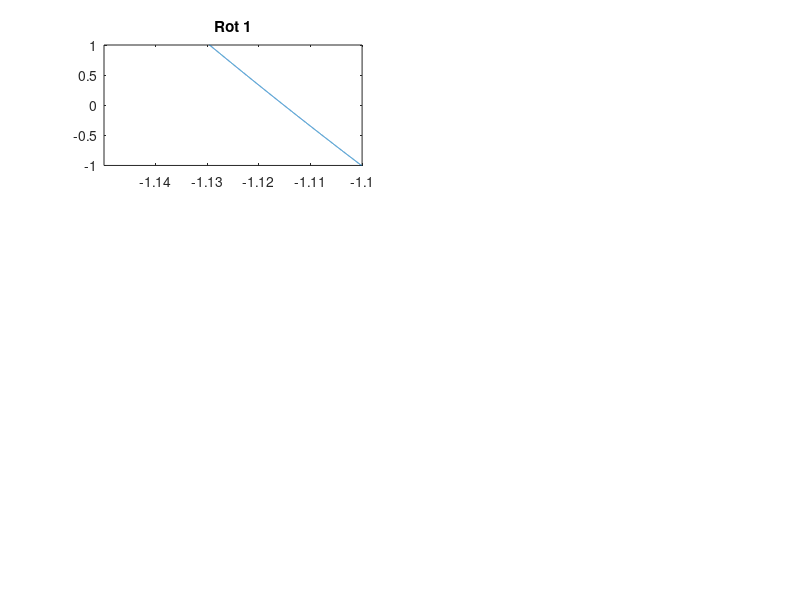

The MATLAB script that drew this image: (Note: this script raises an error after producing the figure.)
%______________Numme Labb 1_________________
% Uppg 1 - Linjärt ekvationssystem

% 1a)

%Vi ska lösa ekvationssystemet Ax=b
%Deffinierar matris A
A=[1 2 3 0;
  0 4 5 6;
  1 1 -1 0;
  1 1 1 1]

b=[7 6 5 4]'

%Definierar x-vektorn
%x=[x1 x2 x3 x4]'

x=A\b

% 1b)
%Beräknar residualvektorn r
r=b-A*x

% 1c)
%residualvektorn blir inte exakt 0 pga att 
%vektordivisionen inte beräknar värdena exakt utan 
%dessa approximeras, och har inte med fullständiga 
%värdet och därmed blir inte b exakt lika med A*x

%% Uppg 2
%% 
%b)
% Initierar ett figurfönster för att presentera plottar.
figure();

% Definierar funktionens definitionsmängd genom att definitera: x mellan -5
% och 7.5 med steglängd 1e-5
x= -5:1e-5:7.5;
x
% Definierar funktionen f(x)
f = @(x) 61*x - ((x.^2 + x + 0.03)./(3*x + 1)).^7 - 20*x.*exp(-x);


% Ger funktionens värdemängd, y är resultatet av x genom funktionen.
% Skapar en vektor av samma längd
y = f(x);

% Skapar 5 subplottar, 4 för rötter och en för funktionen i helhet.
subplot(3, 2, 1);
    plot(x, y);
        title('Rot 1');
        xlim([-1.15, -1.1]);
        ylim([-1, 1]);
        yline(0, 'color' ,'k', 'linestyle', ':', 'LineWidth', 1);

subplot(3, 2, 2);
    plot(x, y);
        title('Rot 2');
        xlim([-0.30, -0.28]);
        ylim([-1, 1]);
        yline(0, 'color' ,'k', 'linestyle', ':', 'LineWidth', 1);

subplot(3, 2, 3);
    plot(x, y);
        title('Rot 3');
        xlim([-0.001, 0.001]);
        ylim([-0.05, 0.05]);
        yline(0, 'color' ,'k', 'linestyle', ':', 'LineWidth', 1);

subplot(3, 2, 4);
    plot(x, y);
        title('Rot 4');
        xlim([6.35, 6.45]);
        ylim([-2, 2]);
        yline(0, 'color' ,'k', 'linestyle', ':', 'LineWidth', 1);

subplot(3, 2, 5:6);
    plot(x, y);
        title('y=f(x)');
        xlim([-3, 7]);
        ylim([-300, 300]);        
        yline(0, 'color' ,'k', 'linestyle', ':', 'LineWidth', 1);


%exportgraphics(gcf,'arrayAntennaMeshMew.png','Resolution',300);


% Från plottarna can rötterna grafiskt lokaliseras i följande:
x1=-1.15;
x2=-0.29;
x3=1e-2;
x4=6.34;


% c) Ta fram en av rötterna med Newtons Metod.

% Derivera funktionen f över x
df_dx= @(x) 61 - 7*((x.^2+x+0.03)./(3*x+1)).^6*( ( (3*x+1)*(2*x+1) - (x.^2+x+0.03)*(3) )./( (3*x+1)^2 ) ) - 20*(exp(-x)-x.*exp(-x));

%Initierar variabler x=input av funktion
% Val av x1,x2,x3,x4
x=x3
t=1
x_forra=1
rel_fel=1

%Iterativ metod med Newton raphson
while abs(rel_fel)>1e-8
    fx=f(x);
    dfx_dx=df_dx(x);

    %Newton Raphsons metod
    g=t;
    t=fx/dfx_dx;
    
    lin=t/g;
    kvad=t/(g^2);
    
    disp([x fx dfx_dx t lin kvad]);
    x_forra=x;
    x=x-t;
    rel_fel=(x-x_forra)/x;
end;

rot_NR=x

% d)
% Kvadratisk konvergens definieras som hastigheten med vilken felet minskar
% det vill säga att en lösningsmetod har kvadratisk konvergens om felet
% minskar kvadratiskt, dvs att felet är proportionellt med kvadraten av det
% föregående felet. Alltså är det mått på hur snabbt metoden närmar sig
% rätt svar.
% 
% lim (n → ∞) |e_(n+1)| / |e_n|^2 = Konstant

% e)



%% Uppg 3 

% Funktion
f = @(x) 61*x - ((x.^2 + x + 0.03)./(3 * x + 1 )).^7 - 20*x.*exp(-x);



disp("Sekantmetoden");
x0=0;
x1=1;

x_n=x1
x_n_prev=x0;

f_n_prev=f(0) %f0

while abs(x_n-x_n_prev)>5e-5;

    f_n=f(x_n)

    t_n=f_n*(x_n-x_n_prev)/(f_n-f_n_prev)
    disp("x f korr konv") 
    disp([x_n_prev f_n_prev])


    disp([x_n f_n t_n]) 
    x_n_prev=x_n;

    f_n_prev=f_n; 
    x_n=x_n-t_n; 

end; 
rot=x_n


%% uppg 4 Interpolation och linjära minsta kvadratmetoden

% Matrisen A ger datum: tid (sekunder)

A = [1 32 60 91 121 152 182 213 244 274 305 335 365; 374 486 633 794 955 1084 1104 998 845 684 527 396 374]';

% Definierar x och y utifrån matrisen 

x = A(:,1);
y = A(:,2);

% Definierar antal dagar

d = 1:1:365;

% Skapar anpassningar
figure()

% A)
subplot(3,3,1);
    % grad
    grad = length(x) -1;
    
    % Anpassa polynomet till datan
    k1 = polyfit(x,y,grad);
    
    % Skapa polynom med koefficienter
    p1 = polyval(k1,d);
    
    % Plotta
    hold on;
    plot(d,p1);
    plot(x,y,'b.');
    title("Interpolationspolynom genom alla punkter");
    xlabel("Dagar");
    ylabel("Minuter");
    axis([0,365,0,1300]);
    hold on;

    
% B)
subplot(3,3,2);
    k2 = interp1(x,y,d,"linear");
    plot(d,k2);
    hold on;
    plot(x,y,'b.');
    title("Styckvis interpolation genom alla punkter");
    xlabel("Dagar");
    ylabel("Minuter");
    axis([0,365,0,1300]);
    hold on;


% C)
subplot(3,3,3);
    k3 = spline(x,y,d);
    plot(d,k3);
    hold on;
    plot(x,y,'b.');
    title("Splines-approximation genom alla punkter");
    xlabel("Dagar");
    ylabel("Minuter");
    axis([0,365,0,1300]);
    hold on;

    
% D)
subplot(3,3,4);
    delX = x(6:8);
    delY = y(6:8);
    % Grad 2
    k4 = polyfit(delX,delY,2);
    p2 = polyval(k4,d);
    plot(d,p2);
    hold on;
    plot(x,y,'b.');
    title("2a gradspolynom (1 jun-1 aug)");
    xlabel("Dagar");
    ylabel("Minuter");
    axis([0,365,0,1300]);
    hold on;


% E)
subplot(3,3,5);
    delX2 = x(4:9);
    delY2 = y(4:9);
    % Grad 2
    k5 = polyfit(delX2, delY2, 2);
    p3 = polyval(k5,d);
    plot(d,p3);
    hold on;
    plot(x,y,'b.');
    title("2a gradspolynom (1 apr-1 sept)");
    xlabel("Dagar");
    ylabel("Minuter");
    axis([0,365,0,1300]);
    hold on;


% F) 
subplot(3,3,6);
    % Grad 2
    k6 = polyfit(x,y,2);
    p4 = polyval(k6,d);
    plot(d,p4);
    hold on;
    plot(x,y,'b.');
    title("2a gradspolynom genom alla punkter");
    xlabel("Dagar");
    ylabel("Minuter");
    axis([0,365,0,1300]);
    hold on;


% G)
subplot(3,3,7);
    w = 2*pi/365;
    c1 = ones(13,1);
    c2 = cos(w*x);
    c3 = sin(w*x);
    C = [c1,c2,c3];

    %beräknar minsta kvadrat c

    c = (C'*C)^(-1)*(C'*y);

    p5 = c(1)+c(2)*cos(w*d)+c(3)*sin(w*d);

    plot(d,p5);
    hold on;
    plot(x,y,'b.');
    title("Minstakvadratanpassad med sinus");
    xlabel("Dagar")
    ylabel("Minuter");
    axis([0,365,0,1300]);


    
    





